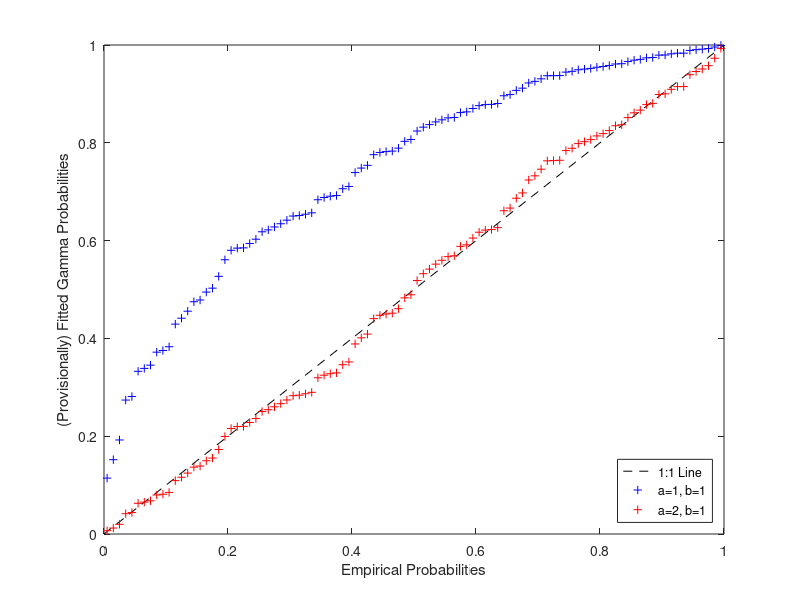

Write MATLAB code to recreate this figure.
n = 100;
x = gamrnd(2,1,n,1);

%Compute the ECDF of x.

x = sort(x);
pEmp = ((1:n)-0.5)' ./ n;

a0 = 1; b0 = 1;
p0Fit = gamcdf(x,a0,b0);
a1 = 2; b1 = 1;
p1Fit = gamcdf(x,a1,b1);
plot([0 1],[0 1],'k--', pEmp,p0Fit,'b+', pEmp,p1Fit,'r+');
xlabel('Empirical Probabilities');
ylabel('(Provisionally) Fitted Gamma Probabilities');
legend({'1:1 Line','a=1, b=1', 'a=2, b=1'}, 'location','southeast');

wgt = 1 ./ sqrt(pEmp.*(1-pEmp));
gammaObj = @(params) sum(wgt.*(gamcdf(x,exp(params(1)),exp(params(2)))-pEmp).^2);
paramHat = fminsearch(gammaObj,[log(a1),log(b1)]);
paramHat = exp(paramHat)